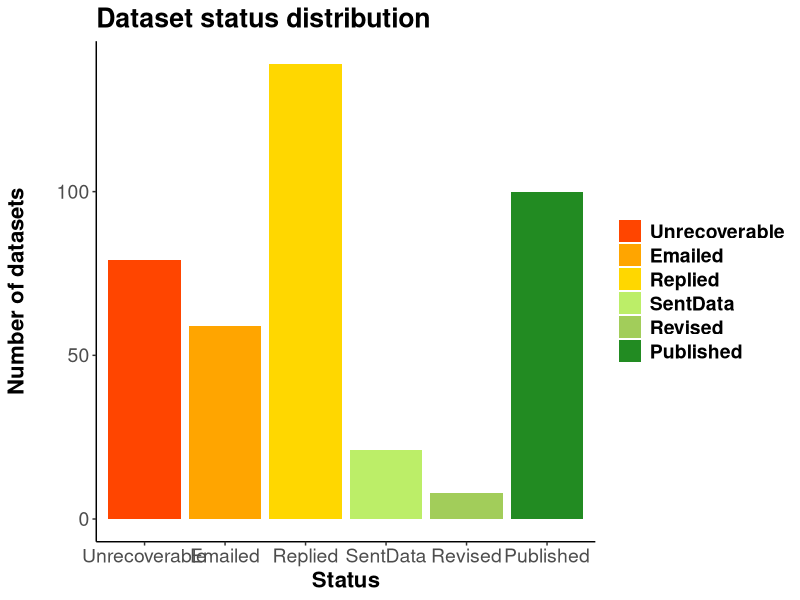

Here is the R script that generated this plot: (Note: this script raises an error after producing the figure.)
## ---- chunk 1

library(knitr)
library(dplyr)
library(readr)
library(ggplot2)
library(reshape2)
library(grid)
library(gridExtra)

rslt=read.csv('data/archResRevised.csv',header=T,stringsAsFactors=F)
rslt[rslt$Status=='published','Status']<-'Published'

rslt$succ=ifelse(rslt$Status %in% c('Published','SentData','Revised'),'aff','neg')
rslt$statSucc=ifelse(rslt$Status %in% c('Published','SentData','Revised'),1,0)

agDes=read.csv('data/ecoInfoAgencyDesig.csv',header=T,stringsAsFactors=T,col.names=c('agency','agGrp'))
agDes$agGrp=gsub('nonProf','private',agDes$agGrp)

rslt2=merge(rslt,agDes,all.x=T)
## ---- chunk 2
statusCols=c('Unrecoverable'='orangered',
             'Emailed'='orange',
             'Replied'='gold',
             'SentData'='darkolivegreen2',
             'Revised'='darkolivegreen3',
             'Published'='forestgreen')

succCols=c('aff'='grey17',
           'neg'='grey89')

## ---- chunk 3

overall=table(rslt2$Status)
overallLong=melt(overall)
colnames(overallLong)=c('Status','nDatasets')
overall2=overallLong %>%
  mutate(prop=nDatasets/sum(nDatasets))

possible=overallLong %>%
  filter(!Status=='Unrecoverable') %>%
  mutate(prop=nDatasets/sum(nDatasets))

statusOrd=c('Unrecoverable','Emailed','Replied','SentData','Revised','Published')
#rslt2$Status=as.factor(rslt2$Status,levels=statusOrd,ordered=T)

statPlot=ggplot()+
  geom_bar(data=rslt2,
                 aes(x=factor(Status,levels=statusOrd,ordered=T),fill=Status))+
  scale_fill_manual(labels=statusOrd,values=statusCols,breaks=statusOrd)+
  theme(legend.title=element_blank())+
  theme(axis.line=element_line('black'),
        panel.grid.major = element_blank(),
        panel.grid.minor = element_blank(),
        panel.border = element_blank(),
        panel.background = element_blank())+
  #theme(axis.text.x = element_text(angle=90))+
  xlab('Status')+
  ylab('Number of datasets\n')+
  ggtitle('Dataset status distribution')+
  theme(axis.text=element_text(size=14),
        title=element_text(size=16,face="bold"),
        legend.text = element_text(size = 14, face = "bold"))

statPlot
## ---- chunk 4
statusProps=table(rslt2$Status)
eqProp=chisq.test(statusProps) #not equal proportions

eqProp
## ---- chunk 5

succBlr<-glm(formula = statSucc~agGrp+end+category,family='binomial',data=rslt2)

## statSucc = Binomial: did we recover the data?
## agGrp = sector of home institution
## end = last year project was funded by EVOSTC
## category = field of study

summary(succBlr)

## ---- chunk 6

catProps=table(rslt2$succ,rslt2$category)
catChi=chisq.test(catProps)

catChi

## ---- chunk 7
catBlr<-glm(formula = statSucc~category,family='binomial',data=rslt2)

summary(catBlr)
## ---- chunk 8

rfSums=as.data.frame(table(rslt2$category,rslt2$succ)) ### CALCULATE THESE DIFFERENTLY using mean to get SD too, not manually

rfProp=rfSums %>%
  mutate(neg=rep(rfSums[rfSums$Var2=='neg',3],2)) %>%
  rename(aff=Freq) %>%
  rename(fos=Var1) %>%
  filter(!Var2=='neg') %>%
  mutate(prop=aff/(aff+neg)) %>%
  select(fos,prop)
  
fieldSucc<-ggplot(rfProp,aes(x=fos,y=prop))+
  geom_bar(stat = "identity")+
  theme(axis.line=element_line('black'),
        panel.grid.major = element_blank(),
        panel.grid.minor = element_blank(),
        panel.border = element_blank(),
        panel.background = element_blank())+
  theme(axis.text.x = element_text(angle=90))+
  xlab('\nProject field of study')+
  ylim(0,1)+
  ylab('Proportion\n')+
  ggtitle('Percent successful data recoveries by field of study')+
  theme(axis.text=element_text(size=14),
        title=element_text(size=16,face="bold"))
fieldSucc

## ---- chunk 9
secProps=table(rslt2$succ,rslt2$agGrp)
sectChi=chisq.test(secProps)

sectChi
## ---- chunk 10

secSums=as.data.frame(table(rslt2$agGrp,rslt2$succ))

secProp=secSums %>%
  mutate(neg=rep(secSums[secSums$Var2=='neg',3],2)) %>%
  rename(aff=Freq) %>%
  rename(sector=Var1) %>%
  filter(!Var2=='neg') %>%
  mutate(prop=aff/(aff+neg)) %>%
  select(sector,prop)

secSucc<-ggplot(secProp,aes(x=sector,y=prop))+
  geom_bar(stat = "identity")+
  theme(axis.line=element_line('black'),
        panel.grid.major = element_blank(),
        panel.grid.minor = element_blank(),
        panel.border = element_blank(),
        panel.background = element_blank())+
  theme(axis.text.x = element_text(angle=90))+
  xlab('\nSector of PIs home institution')+
  ylim(0,1)+
  ylab('Proportion\n')+
  ggtitle('broad sectors')+
  theme(axis.text=element_text(size=14),
        title=element_text(size=16,face="bold"))


subSums=as.data.frame(table(rslt2$agSubGrp,rslt2$succ))

subProp=subSums %>%
  mutate(neg=rep(subSums[subSums$Var2=='neg',3],2)) %>%
  rename(aff=Freq) %>%
  rename(subAg=Var1) %>%
  filter(!Var2=='neg') %>%
  mutate(prop=aff/(aff+neg)) %>%
  select(subAg,prop)

subSecc<-ggplot(subProp,aes(x=subAg,y=prop),fill='blue')+
  geom_bar(stat = "identity")+
  theme(axis.line=element_line('black'),
        panel.grid.major = element_blank(),
        panel.grid.minor = element_blank(),
        panel.border = element_blank(),
        panel.background = element_blank())+
  theme(axis.text.x = element_text(angle=90))+
  xlab('\nProject field of study')+
  ylim(0,1)+
  #ylab('Proportion\n')+
  ggtitle('separate state/fed gov')+
  theme(axis.text=element_text(size=14),
        title=element_text(size=16,face="bold"))#

grid.arrange(secSucc,subSecc,ncol = 2, main = "Percent success by sector")
## ---- chunk 11

comp=data.frame(study=c('SavageVickers2009','WichertsEtAl2006','Wolins1962','evostcProject'),
                n=c(10,249,37,406),
                successRate=c(0.10,0.26,0.24,0.32))
comp

stComparison<-ggplot(comp,aes(x=study,y=successRate))+
  geom_bar(stat = "identity")+
  theme(axis.line=element_line('black'),
        panel.grid.major = element_blank(),
        panel.grid.minor = element_blank(),
        panel.border = element_blank(),
        panel.background = element_blank())+
  theme(axis.text.x = element_text(angle=90))+
  xlab('\nSector of PIs home institution')+
  ylim(0,0.5)+
  ylab('Proportion\n')+
  ggtitle('Percent successful data recoveries for four studies')+
  theme(axis.text=element_text(size=14),
        title=element_text(size=16,face="bold")) ## *** add each n as text above bar

